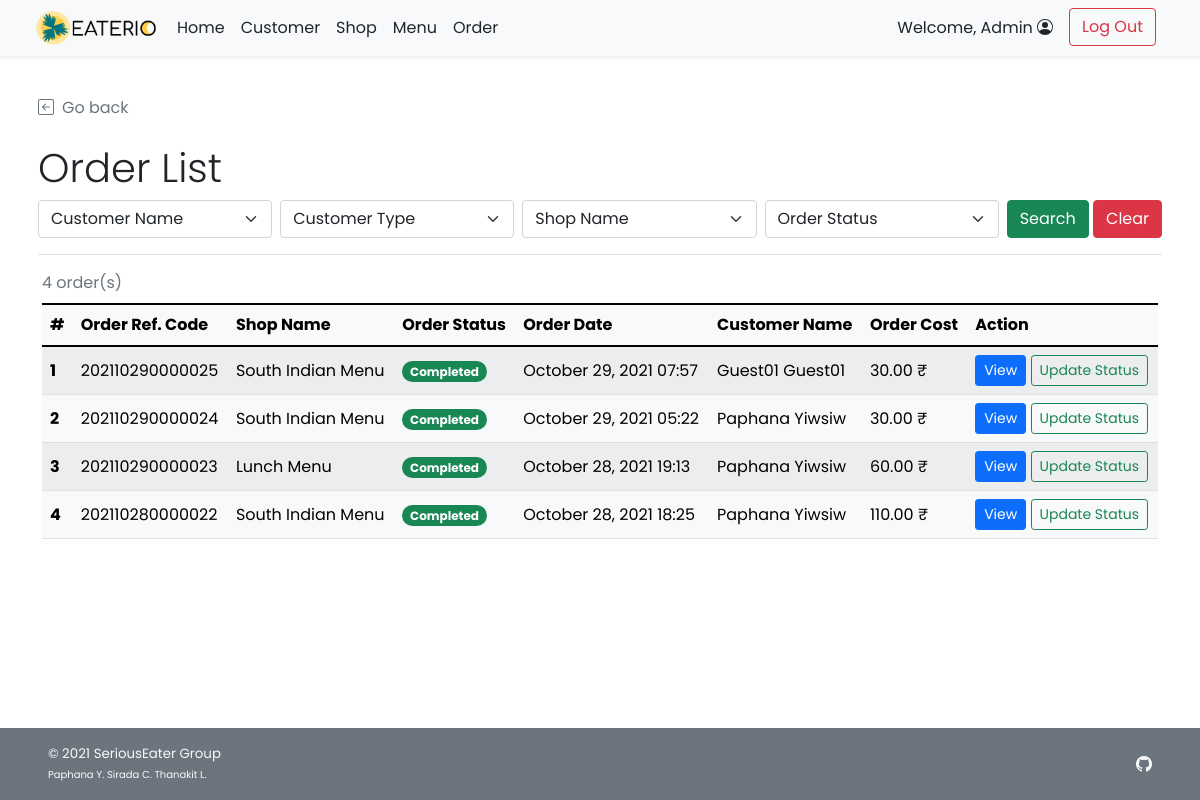
Screenshot of /admin/admin_order_list.php (signed in) with the database file from the repository.
### tables this page shows
CREATE TABLE `order_header` (
  `orh_id` int(11) NOT NULL,
  `orh_refcode` varchar(15) DEFAULT NULL,
  `c_id` int(11) NOT NULL,
  `s_id` int(11) NOT NULL,
  `p_id` int(11) NOT NULL,
  `orh_ordertime` timestamp NOT NULL DEFAULT current_timestamp(),
  `orh_pickuptime` datetime NOT NULL,
  `orh_orderstatus` varchar(10) NOT NULL,
  `orh_finishedtime` datetime DEFAULT NULL
);

CREATE TABLE `shop` (
  `s_id` int(11) NOT NULL,
  `s_username` varchar(45) NOT NULL,
  `s_pwd` varchar(45) NOT NULL,
  `s_name` varchar(100) NOT NULL,
  `s_location` varchar(100) NOT NULL,
  `s_openhour` time NOT NULL,
  `s_closehour` time NOT NULL,
  `s_status` tinyint(4) NOT NULL DEFAULT 1 COMMENT 'Shop ready for taking an order or not (True for open, False for close)',
  `s_preorderStatus` tinyint(4) NOT NULL DEFAULT 1 COMMENT 'Shop is ready for tomorrow pre-order or not',
  `s_email` varchar(100) NOT NULL,
  `s_phoneno` varchar(45) NOT NULL,
  `s_pic` text DEFAULT NULL
);

CREATE TABLE `customer` (
  `c_id` int(11) NOT NULL,
  `c_username` varchar(45) NOT NULL,
  `c_pwd` varchar(45) NOT NULL,
  `c_firstname` varchar(45) NOT NULL,
  `c_lastname` varchar(45) NOT NULL,
  `c_email` varchar(100) NOT NULL,
  `c_gender` varchar(1) NOT NULL COMMENT 'M for Male, F for Female',
  `c_type` varchar(3) NOT NULL COMMENT 'Type of customer in this canteen (STD for student, INS for instructor, STF for staff, GUE for guest, ADM for admin, OTH for other)'
);

CREATE TABLE `payment` (
  `p_id` int(11) NOT NULL,
  `c_id` int(11) NOT NULL,
  `p_type` varchar(45) NOT NULL,
  `p_amount` decimal(7,2) NOT NULL,
  `p_detail` text DEFAULT NULL
);

### admin/admin_order_list.php (the view, shortened to what this page needs)
<!DOCTYPE html>
<html lang="en" class="h-100">
<head>
    <?php
        include("../conn_db.php");
        include('../head.php');
    ?>
    <link href="../css/main.css" rel="stylesheet">
</head>
<body class="d-flex flex-column h-100">
    <?php include('nav_header_admin.php')?>
    <div class="container p-2 pb-0" id="admin-dashboard">
        <div class="mt-4 border-bottom">
            <a class="nav nav-item text-decoration-none text-muted mb-2" href="#" onclick="history.back();">
                <i class="bi bi-arrow-left-square me-2"></i>Go back
            </a>
            <h2 class="pt-3 display-6">Order List</h2>
            <form class="form-floating mb-3" method="GET" action="admin_order_list.php">
                <div class="row g-2">
                    <div class="col">
                        <select class="form-select" id="c_id" name="c_id">
                            <option selected value="">Customer Name</option>
                        </select>
                    </div>
                    <div class="col">
                        <select class="form-select" id="utype" name="ut">
                            <?php if(isset($_GET["search"])){?>
                            <option selected value="">Customer Type</option>
                            <option value="STD" <?php if($_GET["ut"]=="STD"){ echo "selected";}?>>Student</option>
                            <option value="INS" <?php if($_GET["ut"]=="INS"){ echo "selected";}?>>Professor</option>
                            <option value="TAS" <?php if($_GET["ut"]=="TAS"){ echo "selected";}?>>Teaching Assistant</option>
                            <option value="STF" <?php if($_GET["ut"]=="STF"){ echo "selected";}?>>Faculty Staff</option>
                            <option value="GUE" <?php if($_GET["ut"]=="GUE"){ echo "selected";}?>>Visitor</option>
                            <option value="ADM" <?php if($_GET["ut"]=="ADM"){ echo "selected";}?>>Admin</option>
                            <option value="OTH" <?php if($_GET["ut"]=="OTH"){ echo "selected";}?>>Other</option>
                            <?php }else{ ?>
                            <option selected value="">Customer Type</option>
                            <?php } ?>
                        </select>
                    </div>
                    <div class="col">
                        <select class="form-select" id="s_id" name="s_id">
                            <option selected value="">Shop Name</option>
                            <?php
                                $option_query = "SELECT DISTINCT s.s_id, s.s_name
                                FROM order_header orh INNER JOIN shop s ON orh.s_id = s.s_id;";
                                $option_result = $mysqli -> query($option_query);
                                $opt_row = $option_result -> num_rows;
                            ?>
                        </select>
                    </div>
                    <div class="col">
                        <select class="form-select" id="orderstatus" name="os">
                            <?php if(isset($_GET["search"])){?>
                            <option selected value="">Order Status</option>
                            <option value="ACPT" <?php if($_GET["os"]=="ACPT"){ echo "selected";}?>>Order Accepted</option>
                            <option value="PREP" <?php if($_GET["os"]=="PREP"){ echo "selected";}?>>Order Preparing</option>
                            <option value="RDPK" <?php if($_GET["os"]=="RDPK"){ echo "selected";}?>>Ready for Pick-Up</option>
                            <option value="FNSH" <?php if($_GET["os"]=="FNSH"){ echo "selected";}?>>Order Finished</option>
                            <?php }else{ ?>
                            <option selected value="">Order Status</option>
                            <?php } ?>
                        </select>
                    </div>
                    <div class="col-auto">
                        <button type="submit" name="search" value="1" class="btn btn-success"
                        <?php if($opt_row==0){echo "disabled";} ?>>Search</button>
                        <button type="reset" class="btn btn-danger"
                            onclick="javascript: window.location='admin_order_list.php'">Clear</button>
                    </div>
                </div>
            </form>
        </div>
    </div>
    <?php
            if(isset($_GET["search"])){
                if($_GET["c_id"]!=''){ $cid_clause = " AND orh.c_id = '{$_GET['c_id']}' "; }else{ $cid_clause = " ";}
                if($_GET["s_id"]!=''){ $sid_clause = " AND orh.s_id = '{$_GET['s_id']}' "; }else{ $sid_clause = " ";}
                $query = "SELECT orh.orh_id,orh.orh_refcode,orh.orh_ordertime,c.c_firstname,c.c_lastname,orh.orh_orderstatus,p.p_amount,s.s_name
                FROM order_header orh INNER JOIN customer c ON orh.c_id = c.c_id INNER JOIN payment p ON p.p_id = orh.p_id
                INNER JOIN shop s ON orh.s_id = s.s_id WHERE c.c_type LIKE '%{$_GET['ut']}%'
                AND orh_orderstatus LIKE '%{$_GET['os']}%'".$cid_clause.$sid_clause." ORDER BY orh.orh_ordertime DESC;";
            }else{
                $query = "SELECT orh.orh_id,orh.orh_refcode,orh.orh_ordertime,c.c_firstname,c.c_lastname,orh.orh_orderstatus,p.p_amount,s.s_name
                FROM order_header orh INNER JOIN customer c ON orh.c_id = c.c_id INNER JOIN payment p ON p.p_id = orh.p_id INNER JOIN shop s ON orh.s_id = s.s_id ORDER BY orh.orh_ordertime DESC;";
            }
            $result = $mysqli -> query($query);
            $numrow = $result -> num_rows;
            if($numrow > 0){
        ?>
        <div class="container align-items-stretch pt-2">
            <div class="table-responsive">
            <table class="table rounded-5 table-light table-striped table-hover align-middle caption-top mb-3">
                <caption><?php echo $numrow;?> order(s) <?php if(isset($_GET["search"])){?><br /><a
                        Result</a><?php } ?></caption>
                <thead class="bg-light">
                    <tr>
                        <th scope="col">#</th>
                        <th scope="col">Order Ref. Code</th>
                        <th scope="col">Shop Name</th>
                        <th scope="col">Order Status</th>
                        <th scope="col">Order Date</th>
                        <th scope="col">Customer Name</th>
                        <th scope="col">Order Cost</th>
                        <th scope="col">Action</th>
                    </tr>
                </thead>
                <tbody>
                    <?php $i=1; while($row = $result -> fetch_array()){ ?>
                    <tr>
                        <th><?php echo $i++;?></th>
                        <td><?php echo $row["orh_refcode"];?></td>
                        <td><?php echo $row["s_name"];?></td>
                        <td>
                            <?php if($row["orh_orderstatus"]=="ACPT"){ ?>
                                <span class="fw-bold badge rounded-pill bg-info text-dark">Accepted</span>
                            <?php }else if($row["orh_orderstatus"]=="PREP"){ ?>
                                <span class="fw-bold badge rounded-pill bg-warning text-dark">Preparing</span>
                            <?php }else if($row["orh_orderstatus"]=="RDPK"){ ?>
                                <span class="fw-bold badge rounded-pill bg-primary text-white">Ready to pick up</span>
                            <?php }else if($row["orh_orderstatus"]=="FNSH"){?>
                                <span class="fw-bold badge rounded-pill bg-success text-white">Completed</span>
                            <?php } ?>
                        </td>
                        <td><?php
                        $order_time = (new Datetime($row["orh_ordertime"])) -> format("F j, Y H:i");
                        echo $order_time;
                        ?></td>
                        <td><?php echo $row["c_firstname"]." ".$row["c_lastname"];?></td>
                        <td><?php echo $row["p_amount"]." ₹";?></td>
                        <td>
                            <a href="admin_order_detail.php?orh_id=<?php echo $row["orh_id"]?>" class="btn btn-sm btn-primary">View</a>
                            <a href="admin_order_update.php?orh_id=<?php echo $row["orh_id"]?>" class="btn btn-sm btn-outline-success">Update Status</a>
                        </td>
                    </tr>
                    <?php } ?>
                </tbody>
            </table>
        </div>
        </div>
        <?php } ?>
    <footer
        class="footer d-flex flex-wrap justify-content-between align-items-center px-5 py-3 mt-auto bg-secondary text-light">
        <span class="smaller-font">&copy; 2021 SeriousEater Group<br /><span class="xsmall-font">Paphana Y. Sirada C.
                Thanakit L.</span></span>
        <ul class="nav justify-content-end list-unstyled d-flex">
            <li class="ms-3"><a class="text-light" target="_blank" href="https://github.com/waterthatfrozen/EATERIO"><i
                        class="bi bi-github"></i></a></li>
        </ul>
    </footer>
</body>
</html>

### css/main.css (style rules this page uses)
html { height: 100%; }
body { height: 100%; padding-top: 4rem; margin-bottom: -50px; font-family: 'Poppins', 'Noto Sans Thai', sans-serif; }
a { cursor: pointer; }
.bi { vertical-align: -.125em; fill: currentColor; }
.text-white { color: white; }
.smaller-font { font-size: smaller; }
.xsmall-font { font-size: x-small; }

### rows the page displays
order_header: orh_refcode "202110290000025", s.s_name "South Indian Menu", orh_orderstatus "Completed", orh_ordertime "October 29, 2021 07:57", c.c_firstname "Guest01", c.c_lastname "Guest01", p.p_amount "30.00"
order_header: orh_refcode "202110290000024", s.s_name "South Indian Menu", orh_orderstatus "Completed", orh_ordertime "October 29, 2021 05:22", c.c_firstname "Paphana", c.c_lastname "Yiwsiw", p.p_amount "30.00"
order_header: orh_refcode "202110290000023", s.s_name "Lunch Menu", orh_orderstatus "Completed", orh_ordertime "October 28, 2021 19:13", c.c_firstname "Paphana", c.c_lastname "Yiwsiw", p.p_amount "60.00"
order_header: orh_refcode "202110280000022", s.s_name "South Indian Menu", orh_orderstatus "Completed", orh_ordertime "October 28, 2021 18:25", c.c_firstname "Paphana", c.c_lastname "Yiwsiw", p.p_amount "110.00"

### other values shown
$_SESSION['firstname'] "Admin"
$numrow "4"
